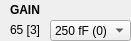
      <widget class="QWidget" name="widget_6" native="true">
       <property name="geometry">
        <rect>
         <x>270</x>
         <y>20</y>
         <width>131</width>
         <height>41</height>
        </rect>
       </property>
       <widget class="QLabel" name="label_488">
        <property name="geometry">
         <rect>
          <x>10</x>
          <y>0</y>
          <width>111</width>
          <height>20</height>
         </rect>
        </property>
        <property name="font">
         <font>
          <weight>75</weight>
          <bold>true</bold>
         </font>
        </property>
        <property name="text">
         <string>GAIN</string>
        </property>
       </widget>
       <widget class="QLabel" name="addr_GAIN">
        <property name="geometry">
         <rect>
          <x>10</x>
          <y>20</y>
          <width>101</width>
          <height>20</height>
         </rect>
        </property>
        <property name="text">
         <string>65 [3]</string>
        </property>
       </widget>
       <widget class="QComboBox" name="comboBox_GAIN">
        <property name="geometry">
         <rect>
          <x>50</x>
          <y>20</y>
          <width>81</width>
          <height>21</height>
         </rect>
        </property>
        <item>
         <property name="text">
          <string>250 fF (0)</string>
         </property>
        </item>
        <item>
         <property name="text">
          <string>80 fF (1)</string>
         </property>
        </item>
       </widget>
      </widget>
